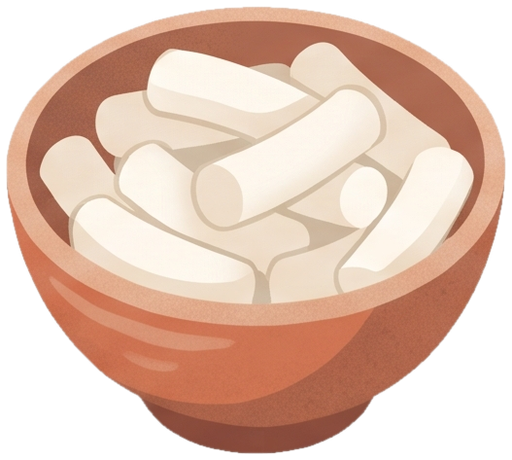
#> input picture Assets/Resources/Food/banh_gao.png, 512 x 460 px, given in place of banh mi.png, which was not available
$ python prepare_art.py
#> lines starting #> are read from the running program, lines starting #| are printed output that depends on the picture; after the words box and inside, x2 and y2 are one past the last pixel; in counts of white or black regions, pixels touching at a corner belong together
#> in main, im is the input picture: PIL image 512x460 RGBA; mean R, G, B, A 157.8, 127.3, 111.3, 183.1
"""Copy the artist's sprites into Assets/Resources with clean ASCII names and build a text-free frame.

Run from anywhere:  python -I Tools/prepare_art.py
"""
import os, shutil, sys
from PIL import Image, ImageDraw, ImageFilter
import numpy as np

ROOT = os.path.dirname(os.path.dirname(os.path.abspath(__file__)))          # BepJam2D
ART = os.path.dirname(ROOT)                                                 # GAME VN - HQ
RES = os.path.join(ROOT, "Assets", "Resources")

# ingredient / dish id -> source file (note: some source file names are swapped, mapping fixed by eye)
FOOD = {
    "banh_mi": "nguyenlieu/banh mi.png",
    "cha_lua": "nguyenlieu/chagio.png",
    "com": "nguyenlieu/com-1.png",
    "kimchi": "nguyenlieu/kimchi.png",
    "ca_phe": "nguyenlieu/caphe.png",
    "sua_dac": "nguyenlieu/suadac.png",
    "mut_yuja": "nguyenlieu/mut juja.png",
    "nuoc_nong": "nguyenlieu/nuoc.png",
    "gao_nep": "nguyenlieu/com.png",
    "dau_xanh": "nguyenlieu/dau xanh.png",
    "bot_banh_ca": "nguyenlieu/dau do.png",
    "dau_do": "nguyenlieu/bot banh ca.png",
    "trung": "nguyenlieu/trung.png",
    "banh_gao": "nguyenlieu/tobokki.png",
    "sot_tteok": "nguyenlieu/sot tok.png",
    # dishes
    "d_banh_mi_cha": "nguyenlieu/Banh mi cha.png",
    "d_com_kimchi": "nguyenlieu/Com tron kim chi.png",
    "d_ca_phe_sua": "nguyenlieu/Cafe sua dac.png",
    "d_tra_yuja": "nguyenlieu/Tra juja.png",
    "d_xoi_dau_xanh": "nguyenlieu/xoi dau xanh.png",
    "d_bungeoppang": "nguyenlieu/Bungeoppang dau do.png",
    "d_banh_mi_trung": "nguyenlieu/banh mi trung.png",
    "d_tteokbokki": "nguyenlieu/tokboki.png",
}
UI = {
    "plate": "UI/dia.png",
    "stove": "UI/bep ga.png",
    "oven": "UI/lo vi song.png",
    "bottle_yellow": "UI/tuong ca.png",
    "bottle_red": "UI/tuong ot.png",
    "curtain": "UI/thanh treo.png",
    "tile": "UI/select food.png",
    "btn_back": "UI/return button.png",
    "btn_pause": "UI/pause butoon.png",
    "board": "UI/Painterly Wooden Game UI Board.png",
    "bg_lake": "UI/Sunny Lakeside Pagoda Promenade.png",
    "ref_full": "UI/FULL.png",
}


def trim(im, pad=4):
    """Crop transparent margins (keeps a small pad) so RectTransforms match the visible art."""
#> called with pad = 4
    a = np.array(im.split()[-1])
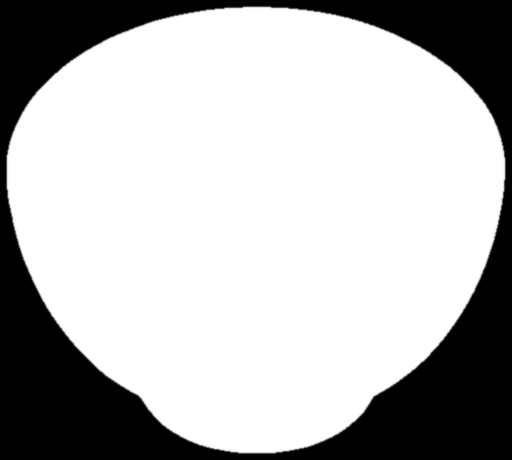
#> a: shape (460, 512); min 0, max 255, mean 183.1
    ys, xs = np.where(a > 8)
    if len(xs) == 0:
        return im
    x0, x1 = max(0, xs.min() - pad), min(im.width, xs.max() + 1 + pad)
#> x0 = 2; x1 = 510
    y0, y1 = max(0, ys.min() - pad), min(im.height, ys.max() + 1 + pad)
#> y0 = 2; y1 = 458
    return im.crop((x0, y0, x1, y1))


def bleed(im):
    """Give fully transparent pixels the colour of their nearest opaque neighbour (no dark fringes when filtered)."""
    arr = np.array(im).astype(np.float32)
    alpha = arr[..., 3:4] / 255.0
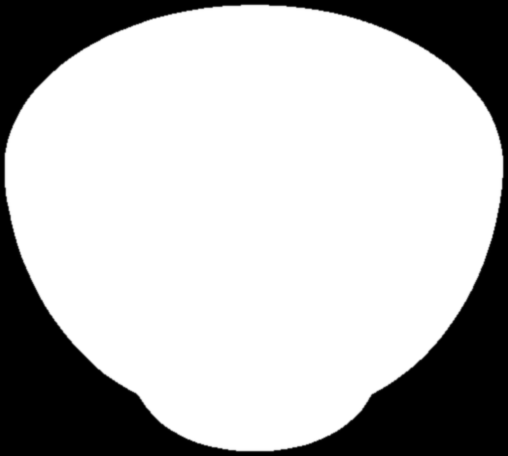
#> alpha: shape (456, 508, 1) float32; min 0, max 1, mean 0.73
    rgb = arr[..., :3] * alpha
    w = alpha.copy()
    for _ in range(6):
        rgb_b = Image.fromarray(np.clip(rgb, 0, 255).astype(np.uint8)).filter(ImageFilter.BoxBlur(2))
        w_b = Image.fromarray(np.clip(w[..., 0] * 255, 0, 255).astype(np.uint8)).filter(ImageFilter.BoxBlur(2))
        rgb = np.maximum(rgb, np.array(rgb_b).astype(np.float32) * (w <= 0.01))
        w = np.maximum(w, (np.array(w_b).astype(np.float32)[..., None] / 255.0) * (w <= 0.01))
#> this loop made 6 passes
#> pass 1, in bleed, `rgb_b = Image.fromarray(np.clip(rgb, 0, 255).astype(np.uint8)).filter(..`:
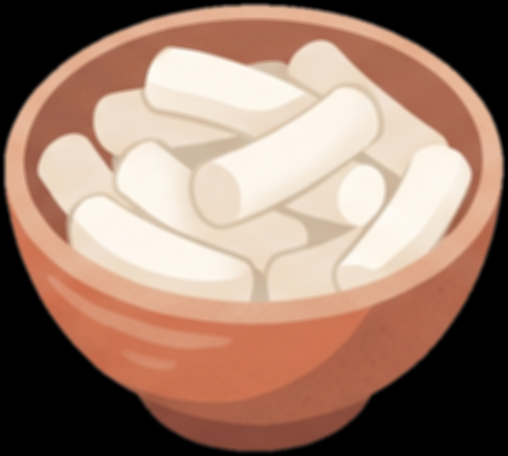
#> rgb_b: PIL image 508x456 RGB; mean R, G, B 157.4, 126.7, 110.6
#> pass 1, in bleed, `w_b = Image.fromarray(np.clip(w[..., 0] * 255, 0, 255).astype(np.uint8..`:
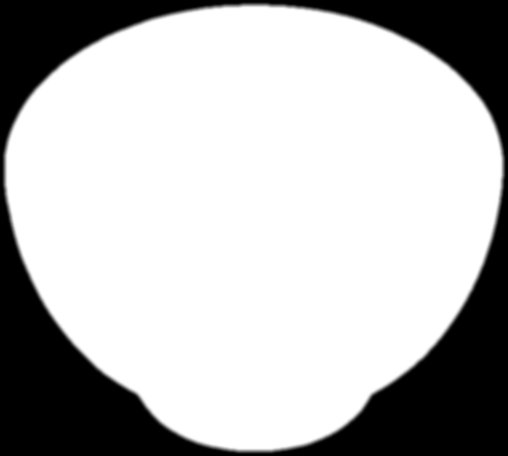
#> w_b: PIL image 508x456 L; min 0, max 255, mean 186.1
    col = np.where(w > 0.001, rgb / np.maximum(w, 1e-3), arr[..., :3])
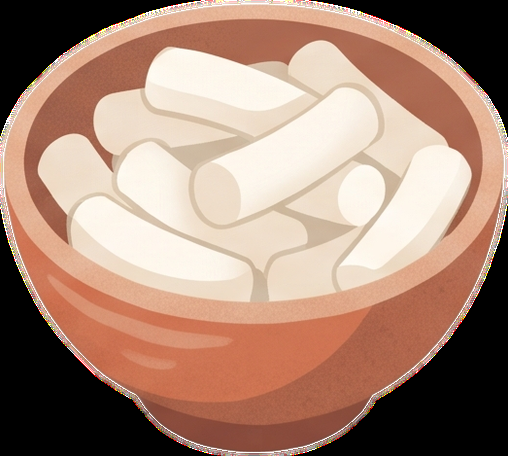
#> col: shape (456, 508, 3) float32; mean R, G, B 167.5, 135.2, 118.3
    out = arr.copy()
    trans = arr[..., 3] < 2
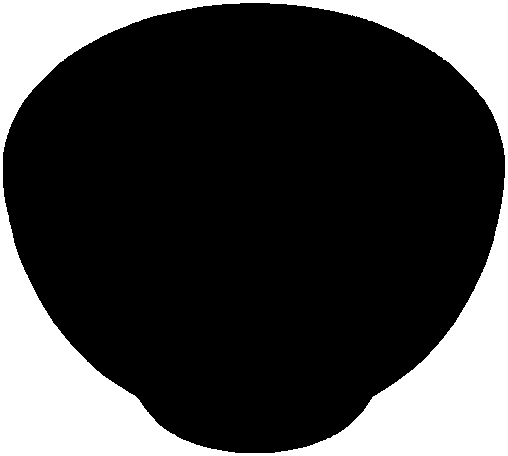
#> trans: shape (456, 508) bool; 25.8% white; 1 white region, box (x1, y1, x2, y2) and area: (0, 0, 508, 456) 59669
    out[..., :3][trans] = np.clip(col[trans], 0, 255)
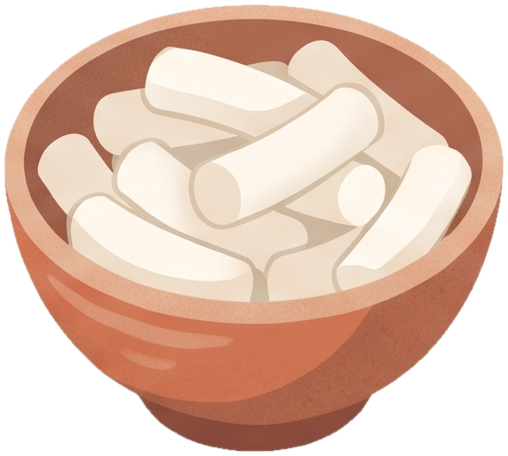
#> out: shape (456, 508, 4) float32; mean R, G, B, A 167.5, 135.2, 118.3, 186.6; transparent parts drawn white
    return Image.fromarray(out.astype(np.uint8), "RGBA")


def save(im, sub, name):
    d = os.path.join(RES, sub)
    os.makedirs(d, exist_ok=True)
    im.save(os.path.join(d, name + ".png"))


# [44 lines left out: function clean_frame, not called in this run]


def main():
    for k, src in FOOD.items():
        im = Image.open(os.path.join(ART, src)).convert("RGBA")
        save(bleed(trim(im)), "Food", k)
#> pass 2 of the loop in main, `for k, src in FOOD.items():`:
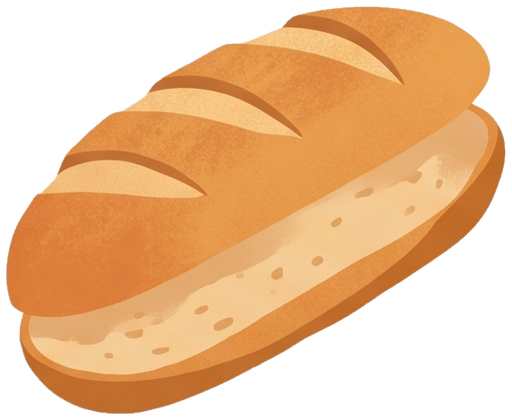
#> input picture Assets/Resources/Food/banh_mi.png, 512 x 420 px, given in place of chagio.png, which was not available
#> in main, im is the input picture: PIL image 512x420 RGBA; mean R, G, B, A 145.9, 101.2, 58.1, 160.5
#> a: shape (420, 512)
#> arr: shape (418, 510, 4) float32
#> alpha: shape (418, 510, 1) float32
#> col: shape (418, 510, 3) float32
#> in bleed (call 2), `trans = arr[..., 3] < 2`:
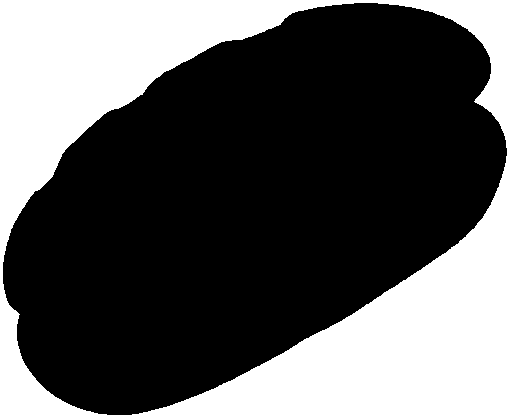
#> trans: shape (418, 510) bool; 35.3% white; 1 white region, box (x1, y1, x2, y2) and area: (0, 0, 510, 418) 75209
#> in bleed (call 2), `out[..., :3][trans] = np.clip(col[trans], 0, 255)`:
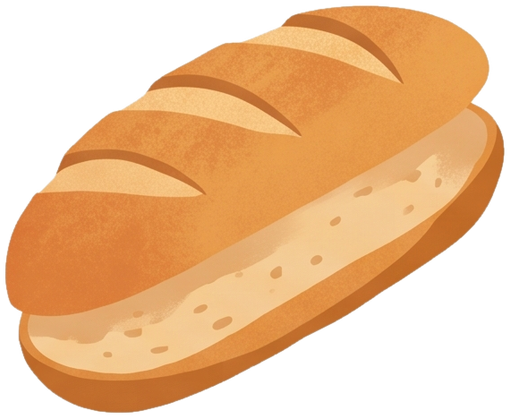
#> out: shape (418, 510, 4) float32; mean R, G, B, A 155.5, 109.2, 64.3, 162.2; transparent parts drawn white
    for k, src in UI.items():
        im = Image.open(os.path.join(ART, src)).convert("RGBA")
        if k not in ("bg_lake", "ref_full", "board", "curtain"):
            im = trim(im)
        if k != "bg_lake" and k != "ref_full":
            im = bleed(im)
        save(im, "UI", k)
    frame, boxes = clean_frame()
    save(frame, "UI", "frame")
    fdir = os.path.join(RES, "Fonts")
    os.makedirs(fdir, exist_ok=True)
    shutil.copyfile(os.path.join(ART, "Asset", "SRN-CookieRun-Black-1.otf"), os.path.join(fdir, "CookieRun.otf"))
    # homepage design reference (Unity flattens PSDs on import)
    rdir = os.path.join(ROOT, "Assets", "_Game", "ArtRef")
    os.makedirs(rdir, exist_ok=True)
    for n in ("homepage.psd",):
        shutil.copyfile(os.path.join(ART, "Asset", n), os.path.join(rdir, n))
    print("done:", len(FOOD), "food,", len(UI), "ui")


if __name__ == "__main__":
#> (the run stopped early here; a loop or call above may not have finished)
